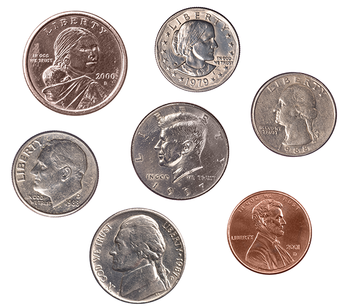
#> input picture Data/thresholding/coins01.png, 350 x 308 px
$ python thresholding.py -i ../Data/thresholding/coins01.png
#> lines starting #> are read from the running program, lines starting #| are printed output that depends on the picture; after the words box and inside, x2 and y2 are one past the last pixel; in counts of white or black regions, pixels touching at a corner belong together
# python thresholding.py -i ../Data/thresholding/coins01.png
import argparse
import cv2

# construct the argument parser and parse the arguments
ap = argparse.ArgumentParser()
ap.add_argument("-i", "--image", required=True, help="Path to the image")
args = vars(ap.parse_args())

# load the image, convert it to grayscale, and blur it slightly
image = cv2.imread(args["image"])
#> image is the input picture: shape (308, 350, 3); mean B, G, R 195.3, 198.1, 206.5
gray = cv2.cvtColor(image, cv2.COLOR_BGR2GRAY)
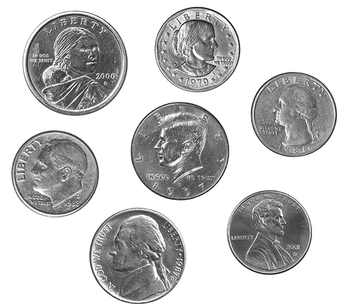
#> gray: shape (308, 350); min 5, max 255, mean 200.3

blurred = cv2.GaussianBlur(gray, (7, 7), 0)
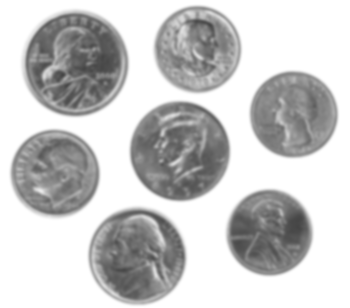
#> blurred: shape (308, 350); min 69, max 255, mean 200.3
cv2.imshow("Image", image)

(T, thresInv) = cv2.threshold(blurred, 200, 255, cv2.THRESH_BINARY_INV)
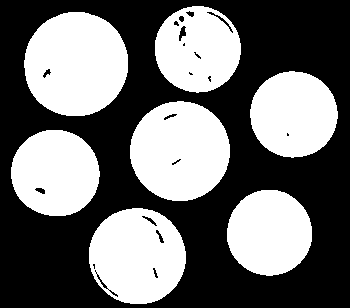
#> thresInv: shape (308, 350); 43.5% white; 7 white regions, largest, box (x1, y1, x2, y2) and area: (24, 12, 128, 116) 8546, (130, 101, 230, 201) 7790, (89, 208, 186, 304) 7186
cv2.imshow("Threshold Binary Inverse", thresInv)

(T, thresInv) = cv2.threshold(blurred, 200, 255, cv2.THRESH_BINARY)
cv2.imshow("Threshold Binary", thresInv)

cv2.imshow("Output", cv2.bitwise_and(image, image, mask=thresInv))
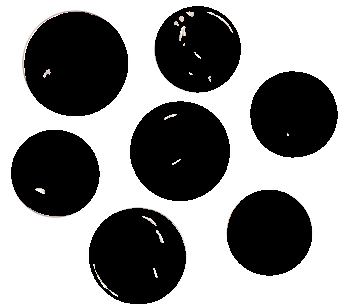
#> window 'Output': shape (308, 350, 3); mean B, G, R 143.7, 143.7, 143.8
cv2.waitKey(0)
